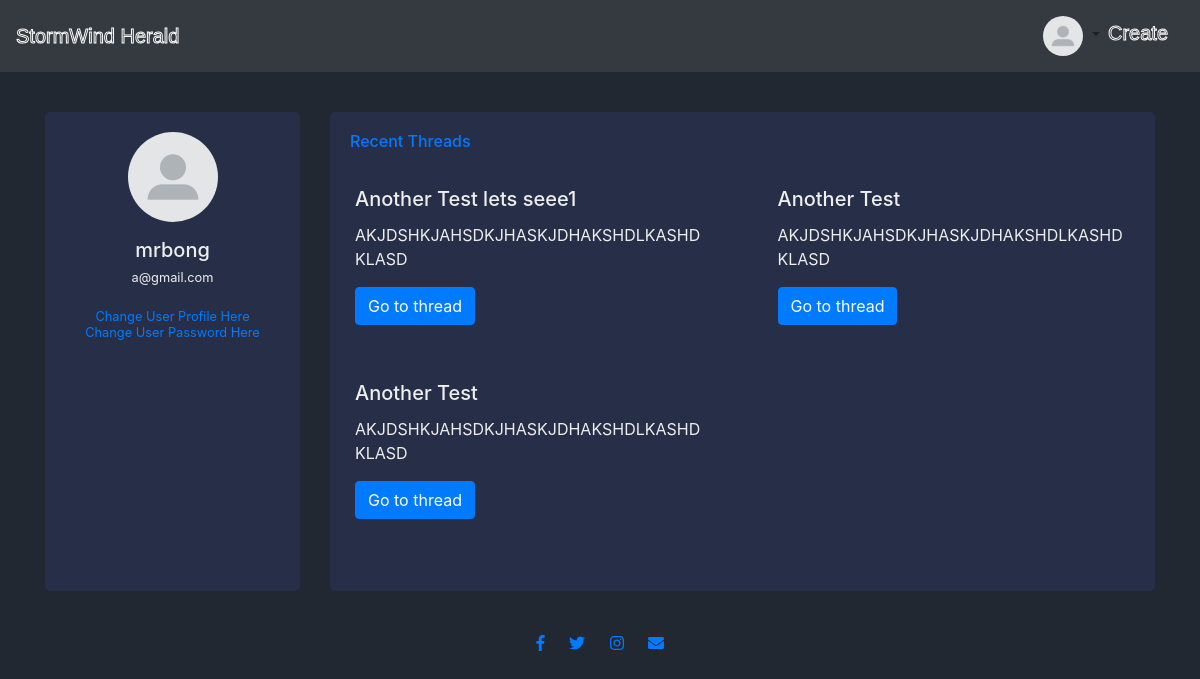
The page /profile/ (signed in) on the database as committed earlier.
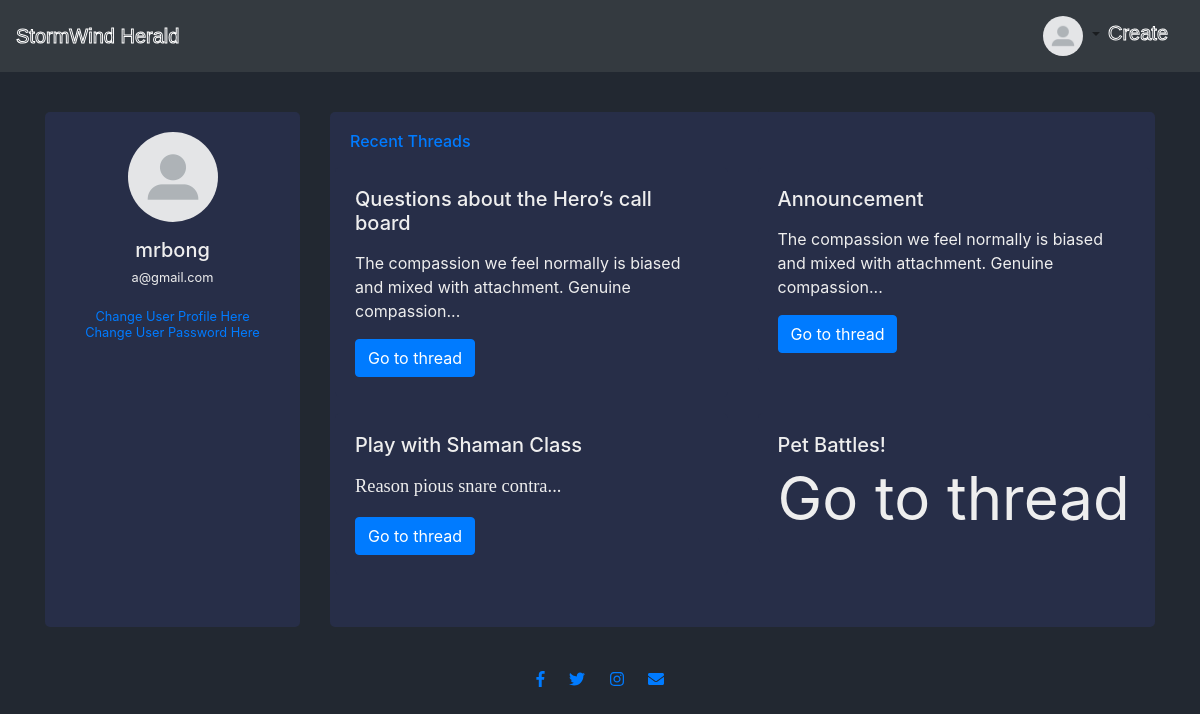
The same page on the database as committed later.
### users/models.py (models this page shows, shortened)
class Profile(models.Model):
	user = models.OneToOneField(U,on_delete=models.CASCADE)
	profile_pic = models.ImageField(default='default.jpg')

### stormwind/models.py (models this page shows, shortened)
class Thread(models.Model):
	member = models.ForeignKey(User,on_delete=models.CASCADE)
	title = models.CharField(max_length=155)
	content = HTMLField(blank=True,null=True)
	date_created = models.DateTimeField(default=timezone.now)
	category = models.CharField(max_length=155)
	likes = models.ManyToManyField(User,related_name='likes')

### stormwind/views.py (the view)
# urls.py: path('profile/',views.profile,name='profile'),
@login_required
def profile(request):
	user = request.user
	threads = Thread.objects.filter(member=request.user).order_by('-date_created')
	paginator = Paginator(threads,4)
	page_obj = paginator.page(request.GET.get('page',1))
	t_count = threads.count()
	return render(request,'users/profile.html',{'page_obj':page_obj,
												'user': user,
												't_count':t_count})

### users/templates/users/profile.html (shortened to what this page needs)
{% extends "stormwind/base.html" %}
{% block content %}
<div class="row gutters" style='margin-top:20px;'>
  <div class="col-xl-3 col-lg-3 col-md-12 col-sm-12 col-12">
    <div class="card h-100">
      <div class="card-body">
        <div class="account-settings">
          <div class="user-profile">
            <div class="user-avatar">
              <img src="{{ user.profile.profile_pic.url }}" alt="Profile Picture">
            </div>
            <h5 class="user-name">{{ user.username }}</h5>
            <h6 class="user-email">{{ user.email }}</h6>
            <br>
            <h6 class='user-email'><a href="{% url 'editProfile' %}">Change User Profile Here</a></h6>
            <h6 class="user-email"><a href="#">Change User Password Here</a></h6>
          </div>
        </div>
      </div>
    </div>
  </div>
  <div class="col-xl-9 col-lg-9 col-md-12 col-sm-12 col-12">
    <div class="card h-100">
      <div class="card-body">
        <div class="row gutters">
          <div class="col-xl-12 col-lg-12 col-md-12 col-sm-12 col-12">
            <h6 class="mb-3 text-primary">Recent Threads</h6>
          </div>
          <div class="row">
            {% for t in page_obj %}
            <div class="col-sm-6">
              <div class="card">
                <div class="card-body">
                  <h5 class="card-title">
                {% if t.title|length > 40 %}
                  {{ t.title|slice:40 }}..
                {% else %}
                  {{ t.title }}
                {% endif %}
                </h5>
                  {% if t.content|length > 90 %}
                    <p class="card-text">{{ t.content|safe|slice:90 }}...</p>
                  {% else %}
                    <p class="card-text">{{ t.content|safe }}</p>
                  {% endif %}
                  <a href="{% url 'detail-view' t.id %}" class="btn btn-primary">Go to thread</a>
                </div>
              </div>
            </div>
            {% endfor %}
          </div>
        </div>
      </div>
    </div>
  </div>
  {% endblock content %}

### stormwind/templates/stormwind/base.html (shortened to what this page needs)
{% load static %}
<!doctype html>
<html lang="en">
  <head>
    <link rel="stylesheet" href="https://stackpath.bootstrapcdn.com/bootstrap/4.3.1/css/bootstrap.min.css">
    <link rel="stylesheet" type="text/css" href="{% static 'stormwind/main.css' %}">
    <link href="https://maxcdn.bootstrapcdn.com/font-awesome/4.3.0/css/font-awesome.min.css" rel="stylesheet">
  </head>
  <body>
    <nav class="navbar navbar-expand-lg navbar-light bg-dark fixed-top ">
      <a class="navbar-brand Header_" href="{% url 'home' %}">StormWind Herald</a>
      <div class="collapse navbar-collapse" id="navbarSupportedContent">
        <ul class="navbar-nav ml-auto">
          {% if user.is_authenticated %}
            <li class="nav-item dropdown">
            <a class="nav-link dropdown-toggle" href="#" id="navbarDropdownMenuLink" role="button" data-toggle="dropdown" aria-haspopup="true" aria-expanded="false">
              <img src="{{ user.profile.profile_pic.url }}" width="40" height="40" class="rounded-circle">
            </a>
          </li>
            <li class="nav-item">
              <a class="navbar-brand Header_"style="margin-top:5px;" href="{% url 'create-thread' %}">Create</a>
            </li>
          {% endif %}
        </ul>
      </div>
    </nav>
<br>
<div class="container">
  <br><br>
  {% block content %}{% endblock %}
</div>
<br>
<footer id="footer">
  <div class="container-fluid">
    <a href="https://www.facebook.com/WorldofWarcraft.eu"><i class="social-icon fab fa-facebook-f"></i></a>
    <a href="https://twitter.com/Warcraft"><i class="social-icon fab fa-twitter"></i></a>
    <a href="https://www.instagram.com/warcraft/"><i class="social-icon fab fa-instagram"></i></a>
    <a href="https://www.blizzard.com/en-gb/company/contact"><i class="social-icon fas fa-envelope"></i></a>
  </div>
</footer>
  </body>
</html>

### stormwind/static/stormwind/main.css (style rules this page uses)
body { background-color: #222831; color: #eeeeee; padding-top: 20px; padding-bottom: 20px; }
h1,h2,h3,h4,h5 { color: #eeeeee; }
.Header_ { font-family:sans-serif; -webkit-text-stroke:1px white; -webkit-text-fill-color:transparent; }
.account-settings .user-profile { margin: 0 0 1rem 0; padding-bottom: 1rem; text-align: center; }
.account-settings .user-profile .user-avatar { margin: 0 0 1rem 0; }
.account-settings .user-profile .user-avatar img { width: 90px; height: 90px; -webkit-border-radius: 100px; -moz-border-radius: 100px; border-radius: 100px; }
.account-settings .user-profile h5.user-name { margin: 0 0 0.5rem 0; }
.account-settings .user-profile h6.user-email { margin: 0; font-size: 0.8rem; font-weight: 400; }
.card { background: #272E48; -webkit-border-radius: 5px; -moz-border-radius: 5px; border-radius: 5px; border: 0; margin-bottom: 1rem; }
footer { bottom: 0px; width: 100%; text-align: center; }
.social-icon { margin: 20px 10px; }

Rows that differ between the two databases and show on the page:
removed Thread: title "Another Test lets seee1", content "AKJDSHKJAHSDKJHASKJDHAKSHDLKASHDKLASD"
removed Thread: title "Another Test", content "AKJDSHKJAHSDKJHASKJDHAKSHDLKASHDKLASD"
removed Thread: title "Another Test", content "AKJDSHKJAHSDKJHASKJDHAKSHDLKASHDKLASD"
added Thread: title "Questions about the Hero’s call board", content "The compassion we feel normally is biased and mixed with attachment. Genuine compassion"
added Thread: title "Announcement", content "The compassion we feel normally is biased and mixed with attachment. Genuine compassion"
added Thread: title "Play with Shaman Class", content "Reason pious snare contra"
added Thread: title "Pet Battles!"
